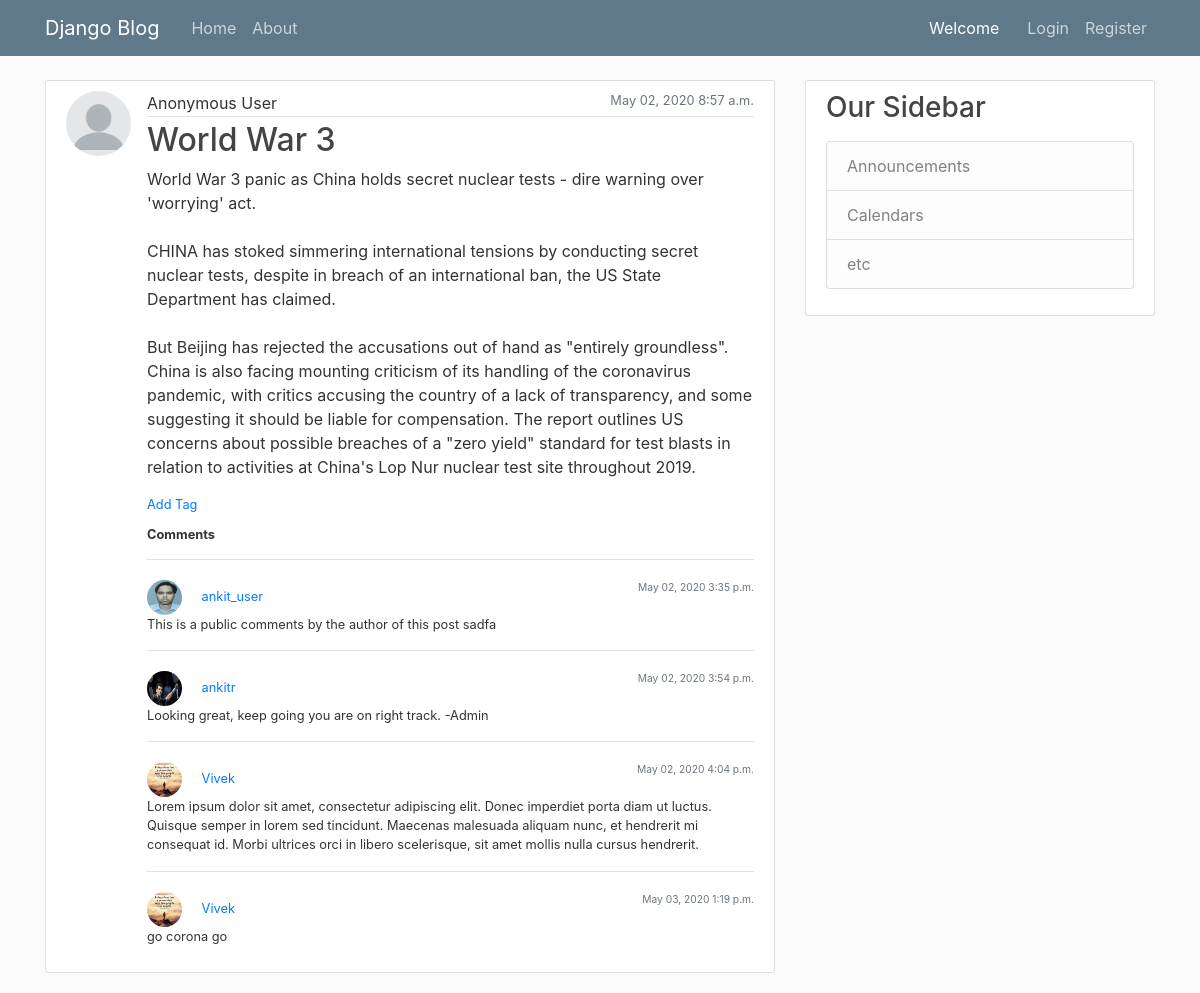
The app's page /post/27/, older data.
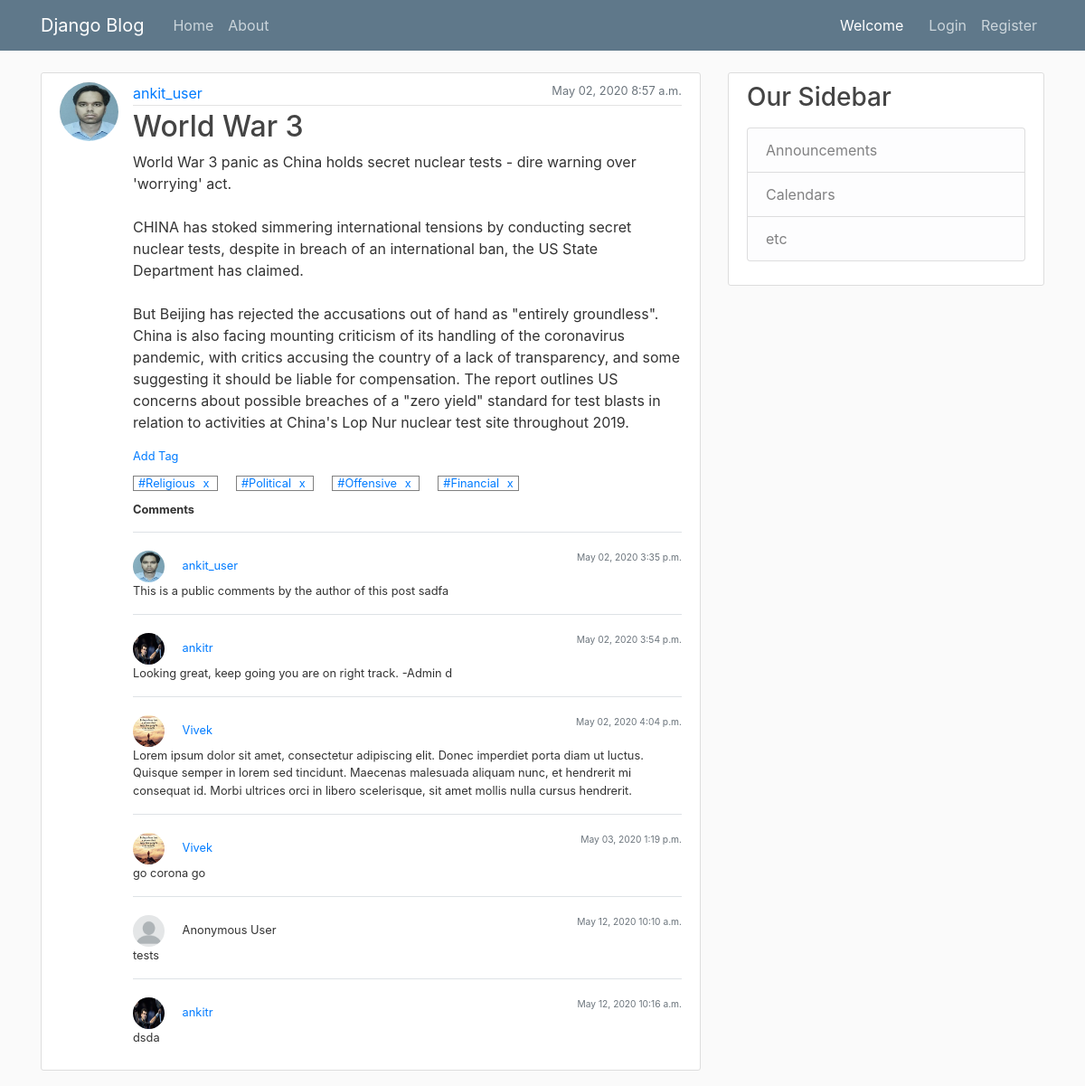
The same page, newer data.
### blog/models.py (models this page shows, shortened)
class Comment(models.Model):
    content = models.TextField()
    anonymous = models.BooleanField("Comment as Anonymous User", editable=True, default=True)
    date_posted = models.DateTimeField(default=timezone.now)
    author = models.ForeignKey(User, on_delete=models.CASCADE)
    post = models.ForeignKey(Post, on_delete=models.CASCADE, related_name='comments')

class Post(models.Model):
    title = models.CharField(max_length=100)
    content = models.TextField()
    anonymous = models.BooleanField("Post as Anonymous User", editable=True, default=True)
    date_posted = models.DateTimeField(default=timezone.now)
    author = models.ForeignKey(User, on_delete=models.CASCADE)
    is_user_subscribed = False
    is_user_subscribed_not = not is_user_subscribed

class Tag(models.Model):
    choice = models.CharField(max_length=20, choices=TAG_CHOICES)
    post = models.ForeignKey(Post, on_delete=models.CASCADE, related_name='tags')

### users/models.py (models this page shows, shortened)
class Profile(models.Model):
    user = models.OneToOneField(User, on_delete=models.CASCADE)
    image = models.ImageField(default='default.jpg', upload_to='profile_pics')

### blog/views.py (the view)
# urls.py: path('post/<int:pk>/', PostDetailView.as_view(), name='post-detail'),
class PostDetailView(DetailView):
    model = Post
    def get_object(self, queryset=None):
        obj = super(PostDetailView, self).get_object()
        user = self.request.user
        obj.is_user_subscribed = obj.subscriptions.filter(user__id__exact=user.id).exists()
        obj.is_user_subscribed_not = not obj.is_user_subscribed
        return obj

### blog/filters.py (called while the page is built)
@register.filter
def remove_hash(value):
    return value.replace("#", "")

### blog/templates/blog/post_detail.html
{% extends "blog/base.html" %}
{% block content %}
  {% include 'blog/post_raw.html' with post=object editable=True %}
{% endblock content %}

### blog/templates/blog/post_raw.html (shortened to what this page needs)
{% load filters %}
<article class="media content-section">
  {% if post.anonymous %}
    <img class="rounded-circle article-img" src="/media/profile_pics/anonymous.png">
  {% else %}
    <img class="rounded-circle article-img" src="{{ post.author.profile.image.url }}">
  {% endif %}
  <div class="media-body full-block">
  <div class="full-block">
    <div class="article-metadata">
        {% if post.anonymous %}
            Anonymous User
        {% else %}
            <a class="mr-2" href="{% url 'user-posts' post.author.username %}">{{ post.author }}</a>
        {% endif %}
      <small class="text-muted" style="float:right;">{{ post.date_posted|date:"F d, Y P" }}</small>
    </div>
    <h2><a class="article-title" href="{% url 'post-detail' post.id %}">{{ post.title }}</a></h2>
    <p class="article-content">{{ post.content }}</p>
  </div>
  <div class="full-block small">
      <div class="">
          <a href="javascript:$('#div_tag_{{ post.id }}').show()">Add Tag</a>
      {% if post.tags.all %}
          <div class="margin-top-10">
          {% for t in post.tags.all %}
              <span id="tag_{{ post.id }}_{{ t.id }}" style="border: solid 1px grey;padding:0px 5px 0px 5px;" class="margin-right-20">
                  <a href="/tags/{{ t.choice|remove_hash }}/posts">{{ t.choice }}</a>
                  <a class="margin-left-5" href="javascript:delete_tag('{{ post.id }}', '{{ t.id }}', '{{ csrf_token }}')" title="Remove Tag">x</a>
              </span>
          {% endfor %}
          </div>
      {% endif %}
      </div>
  </div>
  <div class="full-block small padding-top-10">
      <div class="float-left " style="font-weight: bold">Comments</div>
  </div>
  <br>
  {% if post.comments.all  %}
    <div class="full-block padding-top-10">
      {% for comment in post.comments.all %}
        {% include 'blog/comment_detail.html' with comment=comment editable=True %}
      {% endfor %}
    </div>
  {% endif %}
  </div>
</article>

### blog/templates/blog/comment_detail.html (shortened to what this page needs)
<div class="float-left full-block padding-top-20 border-top">
    <div class="small float-left full-block">
        <div class="float-left">
        {% if comment.anonymous %}
            <img class="rounded-circle comment-img" src="/media/profile_pics/anonymous.png">
            Anonymous User
        {% else %}
            <img class="rounded-circle comment-img" src="{{ comment.author.profile.image.url }}">
            <a class="mr-2" href="{% url 'user-posts' comment.author.username %}">{{ comment.author }}</a>
        {% endif %}
        </div>
        <div class="float-right">
            <small class="text-muted" style="float:right;">{{ comment.date_posted|date:"F d, Y P" }}</small>
        </div>
    </div>
    <p class="small">{{ comment.content }}</p>
</div>

Row changes from the older to the newer data that the page shows:
changed Post "World War 3": author.profile.image: picture added; anonymous True → False (drawn); author (not shown) → "ankit_user"
added Tag: choice "#Religious"
added Tag: choice "#Political"
added Tag: choice "#Offensive"
added Tag: choice "#Financial"
changed Comment: content "Looking great, keep going you are on right track. -Admin" → "Looking great, keep going you are on right track. -Admin d"
added Comment: anonymous True (drawn), date_posted "May 12, 2020 10:10 a.m.", content "tests"
added Comment: author.profile.image (picture), author "ankitr", date_posted "May 12, 2020 10:16 a.m.", content "dsda"
Text that changed along with them:
text no longer shown: "Anonymous User"
